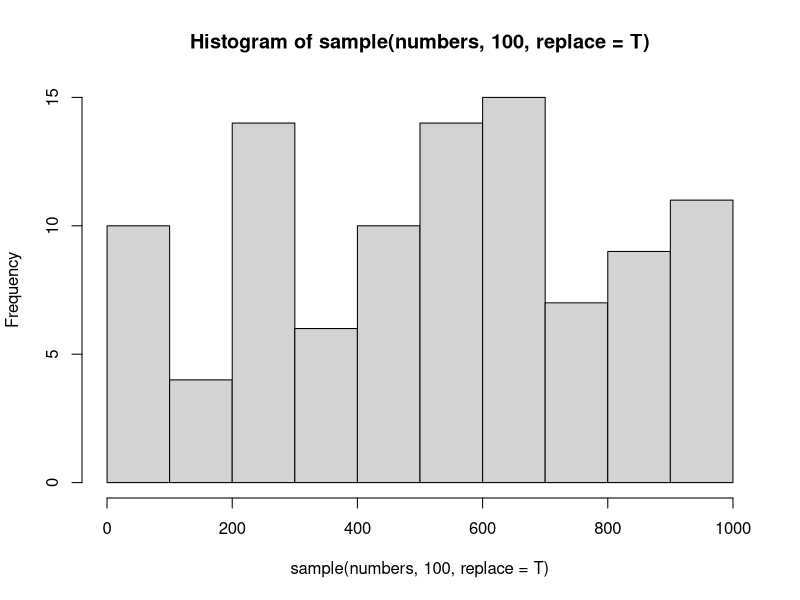

Recreate this plot in R.
## ---- chunk 1
#| echo: true
numbers <- 1:1000

# This will print the first 10 elements of the vector numbers
numbers[1:10]

# This will plot a histogram of 100 random elements of the vector numbers
hist(sample(numbers, 100, replace = T))
